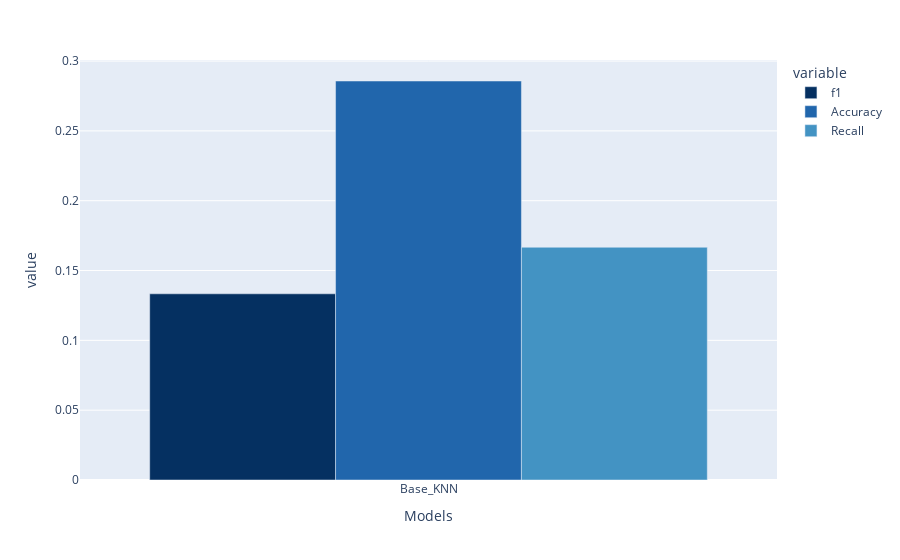

The notebook cell saved with this chart:
### Code cell
from sklearn.metrics import f1_score, accuracy_score, recall_score
models = ['Base_KNN']

f1 = [f1_score(y_val, yknn_pred, average= 'macro', zero_division= 0)]
#검증 데이터에 대한 F1 score
accuracy = [accuracy_score(y_val, yknn_pred)] #검증 데이터에 대한 정확도 계산
recall = [recall_score(y_val, yknn_pred, average= 'macro')] #검증 데이터에 대한 recall 계산

metrics_df = pd.DataFrame({'Models': models, 'f1': f1, 'Accuracy': accuracy, 'Recall': recall})
#계산된 성능지표를 데이터프레임으로 정리

fig = px.bar(metrics_df, x='Models', y= ['f1', 'Accuracy', 'Recall'], barmode= 'group', color_discrete_sequence= px.colors.sequential.RdBu_r)
# 'Base_KNN' 모델에 대한 F1 score, accuracy, recall을 시각적으로 비교
fig.show()

### Figure 1 — Plotly figure (JSON) as saved in the notebook; plotly's stock layout.template omitted (floating-point values rounded to 4 significant figures)
{"data": [{"alignmentgroup": "True", "hovertemplate": "variable=f1<br>Models=%{x}<br>value=%{y}<extra></extra>", "legendgroup": "f1", "marker": {"color": "rgb(5,48,97)", "pattern": {"shape": ""}}, "name": "f1", "offsetgroup": "f1", "orientation": "v", "showlegend": true, "textposition": "auto", "type": "bar", "x": ["Base_KNN"], "xaxis": "x", "y": [0.1333], "yaxis": "y"}, {"alignmentgroup": "True", "hovertemplate": "variable=Accuracy<br>Models=%{x}<br>value=%{y}<extra></extra>", "legendgroup": "Accuracy", "marker": {"color": "rgb(33,102,172)", "pattern": {"shape": ""}}, "name": "Accuracy", "offsetgroup": "Accuracy", "orientation": "v", "showlegend": true, "textposition": "auto", "type": "bar", "x": ["Base_KNN"], "xaxis": "x", "y": [0.2857], "yaxis": "y"}, {"alignmentgroup": "True", "hovertemplate": "variable=Recall<br>Models=%{x}<br>value=%{y}<extra></extra>", "legendgroup": "Recall", "marker": {"color": "rgb(67,147,195)", "pattern": {"shape": ""}}, "name": "Recall", "offsetgroup": "Recall", "orientation": "v", "showlegend": true, "textposition": "auto", "type": "bar", "x": ["Base_KNN"], "xaxis": "x", "y": [0.1667], "yaxis": "y"}], "layout": {"barmode": "group", "legend": {"title": {"text": "variable"}, "tracegroupgap": 0}, "margin": {"t": 60}, "xaxis": {"anchor": "y", "domain": [0, 1], "title": {"text": "Models"}}, "yaxis": {"anchor": "x", "domain": [0, 1], "title": {"text": "value"}}}}
